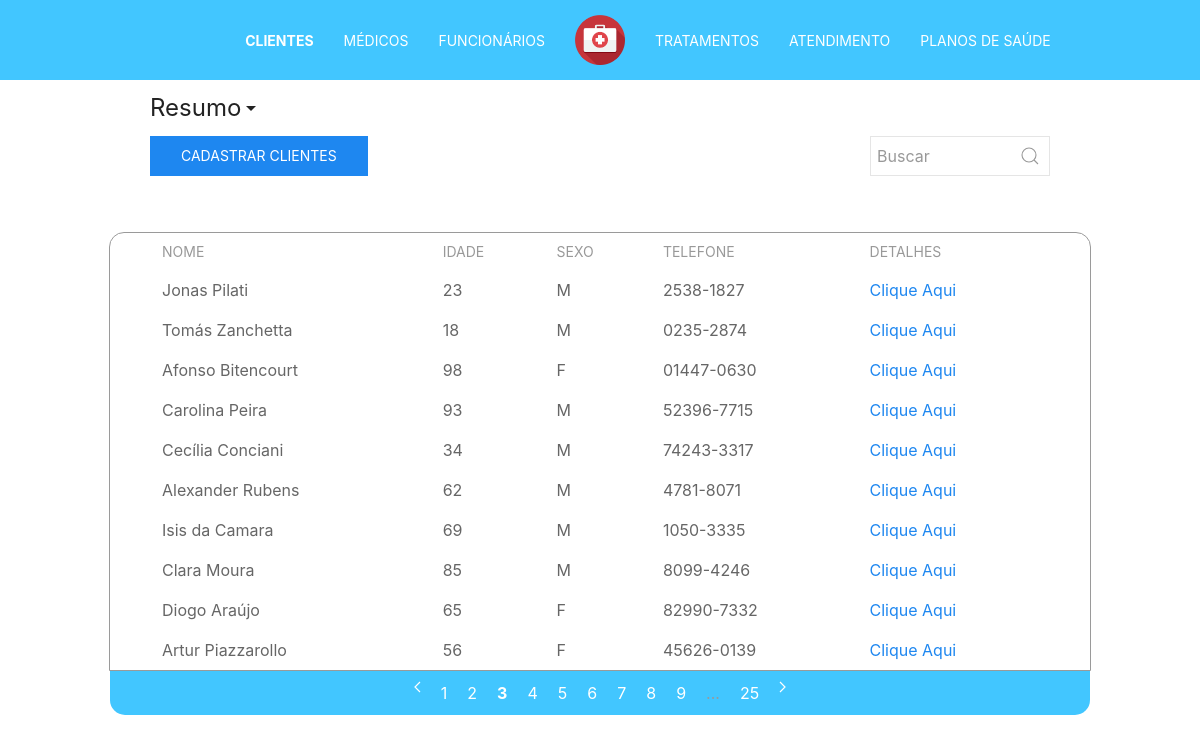
Page /php/pages/list.php?type=clientes&page=3&subtype=realizados on the committed database.
### tables this page shows
CREATE TABLE `pessoa` (
  `CPF` bigint(20) unsigned NOT NULL,
  `nome` varchar(50) DEFAULT NULL,
  `estado_civil` char(13) NOT NULL,
  `sexo` int(11) NOT NULL,
  `data_de_nascimento` date NOT NULL,
  `numero_do_telefone` char(15) NOT NULL,
  `cep` char(9) NOT NULL,
  `estado` char(30) NOT NULL,
  `cidade` varchar(50) NOT NULL,
  `bairro` varchar(50) NOT NULL,
  `logradouro` varchar(53) NOT NULL,
  `complemento` int(11) NOT NULL,
  `numero` int(11) NOT NULL,
  `email` varchar(100) DEFAULT NULL,
  PRIMARY KEY (`CPF`)
);

### php/tables/table.php (called while the page is built)
<?php
  include("table_head.php");
  include("table_body.php");
  include("table_footer.php");
 ?>

### php/config/checktype.php (called while the page is built, shortened)
<?php
  if(isset($_GET['type'])){
        $type=$_GET['type'];
    }
 ?>

### php/config/checkpage.php (called while the page is built, shortened)
<?php
  if(isset($_GET['page'])){
        $page=$_GET['page'];
  }
?>

### php/config/checksearch.php (called while the page is built, shortened)
<?php
    $search = "";
 ?>

### php/tables/table_body.php (the view, shortened to what this page needs)
    <tbody>
      <?php
      switch ($type) {
        case "clientes":
            $sql = 'call  lista_de_clientes('.($page-1).', "'.$search.'");';
            foreach ($dbl->query($sql) as $row) {
              $nome = $row['nome'];
              $idade = $row['idade'];
              $sexo = $row['sexo'];
              $telefone = $row['numero_do_telefone'];
              $cpf = $row['cpf'];
              $retVal = ($sexo==1) ? "M" : "F" ;
              echo '<tr >
                <td>'.$nome.'</td>
                <td>'.$idade.'</td>
                <td>'.$retVal.'</td>
                <td>'.$telefone.'</td>
                <td><a href="detail.php?type='.$type.'&id='.$cpf.'">Clique Aqui</a></td>
              </tr>';
            }
            break;
            }
       ?>
    </tbody>
  </table>
</div>

### css/main.css (style rules this page uses)
.custom_padding_bottom_5p { padding-bottom: 5% !important; }

### rows in the picture
pessoa: nome "Jonas Pilati", idade "23", sexo "M", numero_do_telefone "2538-1827"
pessoa: nome "Tomás Zanchetta", idade "18", sexo "M", numero_do_telefone "0235-2874"
pessoa: nome "Afonso Bitencourt", idade "98", sexo "F", numero_do_telefone "01447-0630"
pessoa: nome "Carolina Peira", idade "93", sexo "M", numero_do_telefone "52396-7715"
pessoa: nome "Cecília Conciani", idade "34", sexo "M", numero_do_telefone "74243-3317"
pessoa: nome "Alexander Rubens", idade "62", sexo "M", numero_do_telefone "4781-8071"
pessoa: nome "Isis da Camara", idade "69", sexo "M", numero_do_telefone "1050-3335"
pessoa: nome "Clara Moura", idade "85", sexo "M", numero_do_telefone "8099-4246"
pessoa: nome "Diogo Araújo", idade "65", sexo "F", numero_do_telefone "82990-7332"
pessoa: nome "Artur Piazzarollo", idade "56", sexo "F", numero_do_telefone "45626-0139"

### other values in the picture
$retVal "CADASTRAR"
$type "CLIENTES"
$pages "25"
